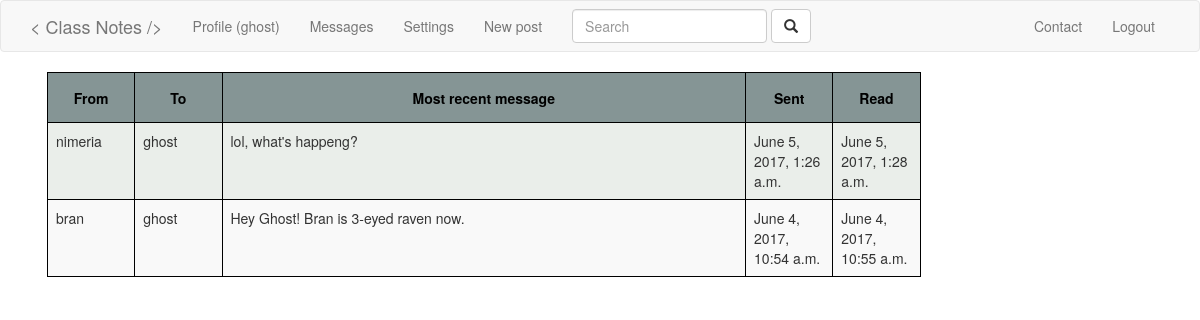
Screenshot of /messages/ (signed in) with the database file from the repository.
### post/models.py (models this page shows)
class Message(models.Model):
	author = models.ForeignKey(User,null=False,related_name='author_name')
	recipient = models.ForeignKey(User,null=False)
	sent_time= models.DateTimeField()
	read_time= models.DateTimeField(null=True)
	content = models.TextField(blank=False,null=False)
	is_read = models.BooleanField(default=False)

### post/views.py (the view)
# urls.py: url(r'^messages/$', views.messages_all, name='messages_all'),
@login_required
def messages_all(request): # all messages
	context = []
	all_talks = Talks.objects.filter(person1=request.user) | Talks.objects.filter(person2=request.user).exclude(person1=request.user)
	for message in all_talks:
		message.talk.pk = secret_hash( message.talk.pk )
		context.append( message.talk )
	context = sorted( context, key=attrgetter('sent_time'), reverse=True )
	try:
		state = request.user.state
	except ObjectDoesNotExist:
		state = State(user=request.user)
	state.message_list = ''
	state.save()
	return render( request, 'message.html', {'talks':context} )

### post/views.py (called while the page is built)
def secret_hash(pk):
	return str(pk)

### post/templates/message.html (shortened to what this page needs)
{% extends 'home-page.html' %}
{% block content %}
	<div style='margin:40px;margin-top:10px;'>
		{% if not talks %}
			<h3>No messages to show</h3>
		{% else %}
			<table>
				<colgroup>
				    <col style="width:10%">
				    <col style="width:10%">
				    <col style="width:60%">
				    <col style="width:10%">
				    <col style="width:10%">
				</colgroup>
				<tr>
					<th>From</th>
					<th>To</th>
					<th>Most recent message</th>
					<th>Sent</th>
					<th>Read</th>
				</tr>
				{% for talk in talks %}
					<tr id={{ talk.pk }} title='Double click to see full conversation'> {% csrf_token %}
						<td>{{ talk.author }}</td>
						<td>{{ talk.recipient }}</td>
						<td style='text-align:left;width:200px;'>{{ talk.content }}</td>
						<td>{{ talk.sent_time }}</td>
						<td>
							{% if talk.is_read %}
								{{ talk.read_time }}
							{% else %}
								<strong><u>Unread</u></strong>
							{% endif %}
						</td>
					</tr>
				{% endfor %}
			</table>
		{% endif %}
	</div>
{% endblock %}

### post/templates/home-page.html (shortened to what this page needs)
{% load static %}
<!DOCTYPE html>
<html lang="en">
<head>
    <link href="{% static 'css/bootstrap.min.css' %}" rel="stylesheet">
    <link href="{% static 'font-awesome/css/font-awesome.min.css' %}" rel="stylesheet" type="text/css">
</head>
<body>
    <nav class="navbar navbar-default topnav" role="navigation">
        <div class="container topnav">
            <div class="navbar-header">
                <a class="navbar-brand topnav" href="{% url 'landing_page' %}">&lt; Class Notes /&gt;</a>
            </div>
            <div class="collapse navbar-collapse" id="bs-example-navbar-collapse-1">
                <ul class="nav navbar-nav navbar-left">
                    <li>
                        <a href="{% url 'profile' username=request.user.username %}">Profile ({{ request.user.username }})</a>
                    </li>
                    <li>
                        <a id='messages' href="{% url 'messages_all' %}">Messages</a>
                    </li>
                    <li>
                        <a href="{% url 'settings' %}">Settings</a>
                    </li>
                    <li {% url 'new_post' as new_post %} {% if request.path == new_post %} class='active' {% endif %}>
                        <a href="{% url 'new_post' %}">New post</a>
                    </li>
                    <li>
                        <form class="navbar-form navbar-right" role="search" name='search' action="{% url 'contact' %}"> {% csrf_token %}
                            <div class="form-group">
                                <input type="text" class="form-control" placeholder="Search">
                            </div>
                            <button type="submit" class="btn btn-default"><span class="glyphicon glyphicon-search"></span></button>
                        </form>
                    </li>
                </ul>
                <ul class="nav navbar-nav navbar-right">
                    <li>
                        <a href="{% url 'contact' %}">Contact</a>
                    </li>
                    <li>
                        <a href="{% url 'account_logout' %}">Logout</a>
                    </li>
                </ul>
            </div>
        </div>
    </nav>
    {% block content %}
    {% endblock %}
</body>
</html>

### post/templates/message.html (style rules this page uses)
table { border-collapse: collapse; }
table, th, td { border: 1px solid black; }
table { table-layout: fixed; width: 78%; margin-left: 7px; }
th { height: 50px; text-align: center; }
td { vertical-align: top; text-align: left; word-wrap: break-word; }
th, td { padding: 8px; }
tr:nth-child(even) { background-color: #eaeeea }
tr:nth-child(odd) { background-color: #f9f9f9 }
th { background-color: #859595; color: black; }

### rows the page displays
Message: author "nimeria", recipient "ghost", content "lol, what's happeng?", sent_time "June 5, 2017, 1:26 a.m.", read_time "June 5, 2017, 1:28 a.m."
Message: author "bran", recipient "ghost", content "Hey Ghost! Bran is 3-eyed raven now.", sent_time "June 4, 2017, 10:54 a.m.", read_time "June 4, 2017, 10:55 a.m."

### other values shown
{{ request.user.username }} "ghost"
